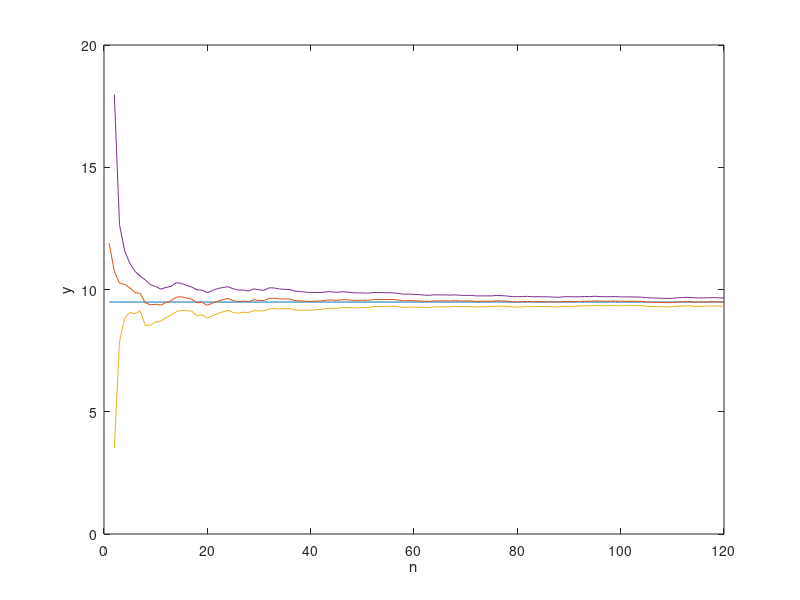
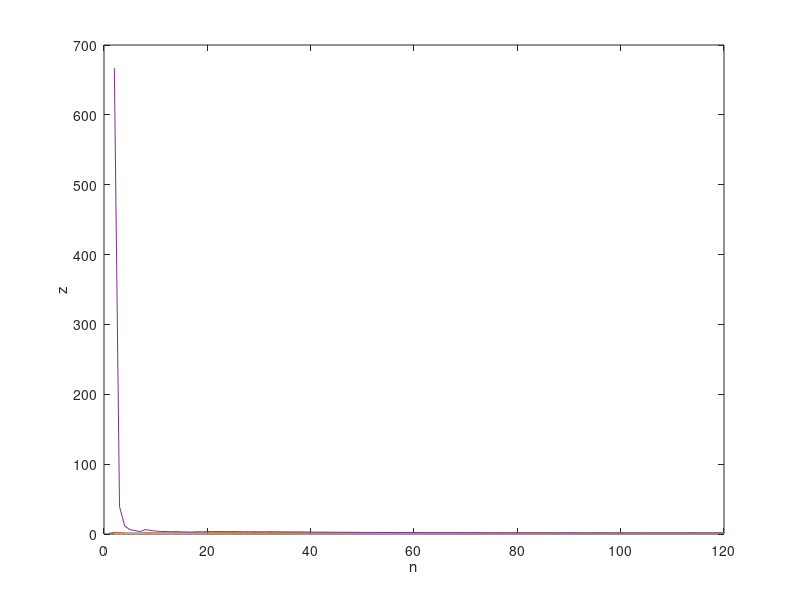

Source code (MATLAB) for these figures, in order:
function main()
   X = [11.89, 9.60,  9.29,  10.06, 9.50,  8.93,  9.58,  6.81,  8.69,...
         9.62,  9.01,  10.59, 10.50, 11.53, 9.94,  8.84,  8.91,  6.90,...
         9.76,  7.09,  11.29, 11.25, 10.84, 10.76, 7.42,  8.49,  10.10,...
         8.79,  11.87, 8.77,  9.43,  12.41, 9.75,  8.53,  9.72,  9.45,...
         7.20,  9.23,  8.93,  9.15,  10.19, 9.57,  11.09, 9.97,  8.81,...
         10.73, 9.57,  8.53,  9.21,  10.08, 9.10,  11.03, 10.10, 9.47,...
         9.72,  9.60,  8.21,  7.78,  10.21, 8.99,  9.14,  8.60,  9.14,...
         10.95, 9.33,  9.98,  9.09,  10.35, 8.61,  9.35,  10.04, 7.85,...
         9.64,  9.99,  9.65,  10.89, 9.08,  8.60,  7.56,  9.27,  10.33,...
         10.09, 8.51,  9.86,  9.24,  9.63,  8.67,  8.85,  11.57, 9.85,...
         9.27,  9.69,  10.90, 8.84,  11.10, 8.19,  9.26,  9.93,  10.15,...
         8.42,  9.36,  9.93,  9.11,  9.07,  7.21,  8.22,  9.08,  8.88,...
         8.71,  9.93,  12.04, 10.41, 10.80, 7.17,  9.00,  9.46,  10.42,...
         10.43, 8.38,  9.01]
  
   % Уровень доверия
   gamma = 0.9;
   % Объем выборки 
   n = length(X);
   % Точечная оценка мат. ожидания
   mu = mean(X);
   % Точечная оценка дисперсии
   s2 = var(X);
   
   % Нижняя граница доверительного интервала для мат. ожидания
   muBot = findMuBot(n, mu, s2, gamma);
   % Верхняя граница доверительного интервала для мат. ожидания
   muTop = findMuTop(n, mu, s2, gamma);
   % Нижняя граница доверительного интервала для дисперсии
   s2Bot = findS2Bot(n, s2, gamma);
   % Верхняя граница доверительного интервала для дисперсии
   s2Top = findS2Top(n, s2, gamma);
   
   % Вывод полученных ранее значений
   fprintf('mu (Точечная оценка математического ожидания) = %.3f\n', mu);
   fprintf('S2 (Точечная оценка дисперсии) = %.3f\n', s2);
   fprintf('muBot (нижняя граница доверительного интервала для математического ожидания) = %.3f\n', muBot);
   fprintf('muTop (верхняя граница -//-) = %.3f\n', muTop);
   fprintf('s2Bot (нижняя граница доверительного интервала для дисперсии) = %.3f\n', s2Bot);
   fprintf('s2Top (верхняя граница -//-) = %.3f\n', s2Top);
   
   % Создание массивов точечных оценок
   muArray = zeros(1, n);
   s2Array = zeros(1, n);
   % Создание массивов границ доверительных интервалов
   muBotArray = zeros(1, n);
   muTopArray = zeros(1, n);
   s2BotArray = zeros(1, n);
   s2TopArray = zeros(1, n);
   
   for i = 1 : n
       mu = mean(X(1:i));
       s2 = var(X(1:i));
       % Точечная оценка матожидания
       muArray(i) = mu;
       % Точечная оценка дисперсии
       s2Array(i) = s2;
       % Нижняя граница доверительного интервала для матожидания
       muBotArray(i) = findMuBot(i, mu, s2, gamma);
       % Верхняя граница доверительного интервала для матожидания
       muTopArray(i) = findMuTop(i, mu, s2, gamma);
       % Нижняя граница доверительного интервала для дисперсии
       s2BotArray(i) = findS2Bot(i, s2, gamma);
       % Верхняя граница доверительного интервала для дисперсии
       s2TopArray(i) = findS2Top(i, s2, gamma);
   end
   
   % Построение графиков
   plot(1 : n, [(zeros(1, n) + mu)', muArray', muBotArray', muTopArray']);
   xlabel('n');
   ylabel('y');
   figure;
   plot(1 : n, [(zeros(1, n) + s2)', s2Array', s2BotArray', s2TopArray']);
   xlabel('n');
   ylabel('z');
end

% Функция поиска нижней границы доверительного интервала для матожидания
function muBot = findMuBot(n, mu, s2, gamma)
   muBot = mu - sqrt(s2) * tinv((1 + gamma) / 2, n - 1) / sqrt(n);
end

% Функция поиска верхней границы доверительного интервала для матожидания
function muTop = findMuTop(n, mu, s2, gamma)
   muTop = mu + sqrt(s2) * tinv((1 + gamma) / 2, n - 1) / sqrt(n);
end

% Функция поиска нижней границы доверительного интервала для дисперсии
function s2Bot = findS2Bot(n, s2, gamma)
   s2Bot = ((n - 1) * s2) / chi2inv((1 + gamma) / 2, n - 1);
end

% Функция поиска верхней границы доверительного интервала для дисперсии
function s2Top = findS2Top(n, s2, gamma)
   s2Top = ((n - 1) * s2) / chi2inv((1 - gamma) / 2, n - 1);
end